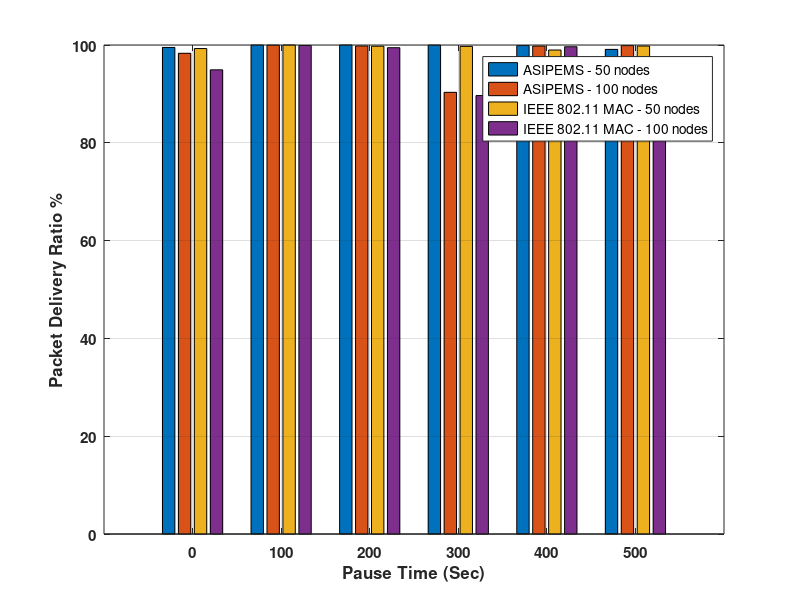

Reproduce this figure in MATLAB.
y = [99.5015 98.3077 99.2746 94.9282; 100 99.979 100 99.8986; 100 99.8064 99.7573 99.4521; 99.9853 90.3226 99.7264 89.6595; 99.8811 99.7863 98.9765 99.6478; 99.1015 99.8723 99.7925 94.8905]; 
  % ['Technique 1'  'Technique 2'  'Technique 3'  'Technique 4']

n = 0:100:500;
bar(n, y);

xlabel('Pause Time (Sec)', 'fontweight', 'bold', 'FontSize', 11);  % To increase font and bold charecter of Xlabel
ylabel('Packet Delivery Ratio %', 'fontweight', 'bold', 'FontSize', 11);  % To increase font and bold charecter of Xlabel

grid on;
legend('ASIPEMS - 50 nodes', 'ASIPEMS - 100 nodes', 'IEEE 802.11 MAC - 50 nodes', 'IEEE 802.11 MAC - 100 nodes');

set(gca, 'fontweight', 'bold', 'FontSize',11);   % To increase font and bold charecter of Value
